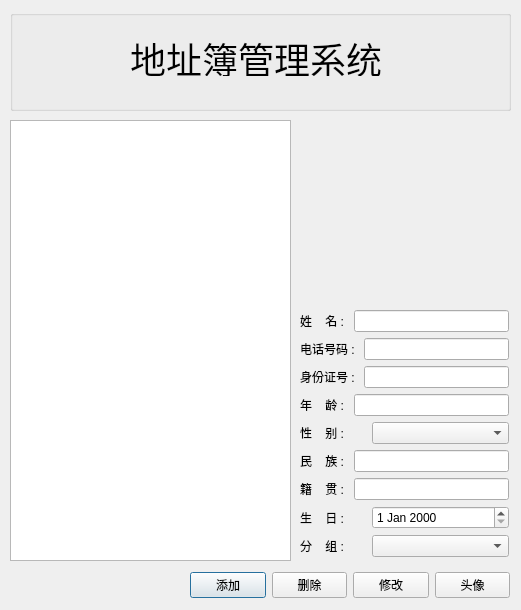
<?xml version="1.0" encoding="UTF-8"?>
<ui version="4.0">
 <class>addressDialog</class>
 <widget class="QDialog" name="addressDialog">
  <property name="geometry">
   <rect>
    <x>0</x>
    <y>0</y>
    <width>521</width>
    <height>610</height>
   </rect>
  </property>
  <property name="windowTitle">
   <string>Dialog</string>
  </property>
  <widget class="QLabel" name="label">
   <property name="geometry">
    <rect>
     <x>330</x>
     <y>120</y>
     <width>161</width>
     <height>181</height>
    </rect>
   </property>
   <property name="text">
    <string/>
   </property>
  </widget>
  <widget class="QWidget" name="layoutWidget_2">
   <property name="geometry">
    <rect>
     <x>190</x>
     <y>570</y>
     <width>320</width>
     <height>31</height>
    </rect>
   </property>
   <layout class="QHBoxLayout" name="horizontalLayout_8">
    <item>
     <widget class="QPushButton" name="pushButton">
      <property name="text">
       <string>添加</string>
      </property>
     </widget>
    </item>
    <item>
     <widget class="QPushButton" name="pushButton_2">
      <property name="text">
       <string>删除</string>
      </property>
     </widget>
    </item>
    <item>
     <widget class="QPushButton" name="pushButton_3">
      <property name="text">
       <string>修改</string>
      </property>
     </widget>
    </item>
    <item>
     <widget class="QPushButton" name="pushButton_4">
      <property name="text">
       <string>头像</string>
      </property>
     </widget>
    </item>
   </layout>
  </widget>
  <widget class="QGroupBox" name="groupBox">
   <property name="geometry">
    <rect>
     <x>10</x>
     <y>10</y>
     <width>501</width>
     <height>101</height>
    </rect>
   </property>
   <property name="title">
    <string/>
   </property>
   <widget class="QLabel" name="label_8">
    <property name="geometry">
     <rect>
      <x>120</x>
      <y>30</y>
      <width>261</width>
      <height>36</height>
     </rect>
    </property>
    <property name="font">
     <font>
      <pointsize>27</pointsize>
     </font>
    </property>
    <property name="text">
     <string>地址簿管理系统</string>
    </property>
   </widget>
  </widget>
  <widget class="QTableView" name="tableView">
   <property name="geometry">
    <rect>
     <x>10</x>
     <y>120</y>
     <width>281</width>
     <height>441</height>
    </rect>
   </property>
  </widget>
  <widget class="QWidget" name="layoutWidget">
   <property name="geometry">
    <rect>
     <x>300</x>
     <y>310</y>
     <width>209</width>
     <height>248</height>
    </rect>
   </property>
   <layout class="QVBoxLayout" name="verticalLayout">
    <item>
     <layout class="QHBoxLayout" name="horizontalLayout">
      <item>
       <widget class="QLabel" name="label_2">
        <property name="text">
         <string>姓    名 : </string>
        </property>
       </widget>
      </item>
      <item>
       <widget class="QLineEdit" name="lineEdit">
        <property name="alignment">
         <set>Qt::AlignRight|Qt::AlignTrailing|Qt::AlignVCenter</set>
        </property>
       </widget>
      </item>
     </layout>
    </item>
    <item>
     <layout class="QHBoxLayout" name="horizontalLayout_2">
      <item>
       <widget class="QLabel" name="label_3">
        <property name="text">
         <string>电话号码 : </string>
        </property>
       </widget>
      </item>
      <item>
       <widget class="QLineEdit" name="lineEdit_2">
        <property name="alignment">
         <set>Qt::AlignRight|Qt::AlignTrailing|Qt::AlignVCenter</set>
        </property>
       </widget>
      </item>
     </layout>
    </item>
    <item>
     <layout class="QHBoxLayout" name="horizontalLayout_4">
      <item>
       <widget class="QLabel" name="label_5">
        <property name="text">
         <string>身份证号 : </string>
        </property>
       </widget>
      </item>
      <item>
       <widget class="QLineEdit" name="lineEdit_3">
        <property name="alignment">
         <set>Qt::AlignRight|Qt::AlignTrailing|Qt::AlignVCenter</set>
        </property>
       </widget>
      </item>
     </layout>
    </item>
    <item>
     <layout class="QHBoxLayout" name="horizontalLayout_5">
      <item>
       <widget class="QLabel" name="label_6">
        <property name="text">
         <string>年    龄 : </string>
        </property>
       </widget>
      </item>
      <item>
       <widget class="QLineEdit" name="lineEdit_4">
        <property name="minimumSize">
         <size>
          <width>0</width>
          <height>0</height>
         </size>
        </property>
        <property name="alignment">
         <set>Qt::AlignRight|Qt::AlignTrailing|Qt::AlignVCenter</set>
        </property>
       </widget>
      </item>
     </layout>
    </item>
    <item>
     <layout class="QHBoxLayout" name="horizontalLayout_6">
      <item>
       <widget class="QLabel" name="label_7">
        <property name="maximumSize">
         <size>
          <width>66</width>
          <height>16777215</height>
         </size>
        </property>
        <property name="text">
         <string>性    别 : </string>
        </property>
       </widget>
      </item>
      <item>
       <widget class="QComboBox" name="comboBox">
        <property name="enabled">
         <bool>true</bool>
        </property>
        <property name="minimumSize">
         <size>
          <width>0</width>
          <height>0</height>
         </size>
        </property>
        <property name="layoutDirection">
         <enum>Qt::LeftToRight</enum>
        </property>
        <item>
         <property name="text">
          <string/>
         </property>
        </item>
        <item>
         <property name="text">
          <string>男</string>
         </property>
        </item>
        <item>
         <property name="text">
          <string>女</string>
         </property>
        </item>
       </widget>
      </item>
     </layout>
    </item>
    <item>
     <layout class="QHBoxLayout" name="horizontalLayout_7">
      <item>
       <widget class="QLabel" name="label_9">
        <property name="text">
         <string>民    族 : </string>
        </property>
       </widget>
      </item>
      <item>
       <widget class="QLineEdit" name="lineEdit_6">
        <property name="alignment">
         <set>Qt::AlignRight|Qt::AlignTrailing|Qt::AlignVCenter</set>
        </property>
       </widget>
      </item>
     </layout>
    </item>
    <item>
     <layout class="QHBoxLayout" name="horizontalLayout_9">
      <item>
       <widget class="QLabel" name="label_10">
        <property name="text">
         <string>籍    贯 : </string>
        </property>
       </widget>
      </item>
      <item>
       <widget class="QLineEdit" name="lineEdit_7">
        <property name="alignment">
         <set>Qt::AlignRight|Qt::AlignTrailing|Qt::AlignVCenter</set>
        </property>
       </widget>
      </item>
     </layout>
    </item>
    <item>
     <layout class="QHBoxLayout" name="horizontalLayout_3">
      <item>
       <widget class="QLabel" name="label_4">
        <property name="maximumSize">
         <size>
          <width>66</width>
          <height>16777215</height>
         </size>
        </property>
        <property name="text">
         <string>生    日 : </string>
        </property>
       </widget>
      </item>
      <item>
       <widget class="QDateEdit" name="dateEdit">
        <property name="minimumSize">
         <size>
          <width>0</width>
          <height>0</height>
         </size>
        </property>
       </widget>
      </item>
     </layout>
    </item>
    <item>
     <layout class="QHBoxLayout" name="horizontalLayout_10">
      <item>
       <widget class="QLabel" name="label_11">
        <property name="maximumSize">
         <size>
          <width>66</width>
          <height>16777215</height>
         </size>
        </property>
        <property name="text">
         <string>分    组 : </string>
        </property>
       </widget>
      </item>
      <item>
       <widget class="QComboBox" name="comboBox_2">
        <property name="enabled">
         <bool>true</bool>
        </property>
        <property name="minimumSize">
         <size>
          <width>0</width>
          <height>0</height>
         </size>
        </property>
        <property name="layoutDirection">
         <enum>Qt::LeftToRight</enum>
        </property>
        <item>
         <property name="text">
          <string/>
         </property>
        </item>
        <item>
         <property name="text">
          <string>男</string>
         </property>
        </item>
        <item>
         <property name="text">
          <string>女</string>
         </property>
        </item>
       </widget>
      </item>
     </layout>
    </item>
   </layout>
  </widget>
 </widget>
 <resources/>
 <connections/>
</ui>
